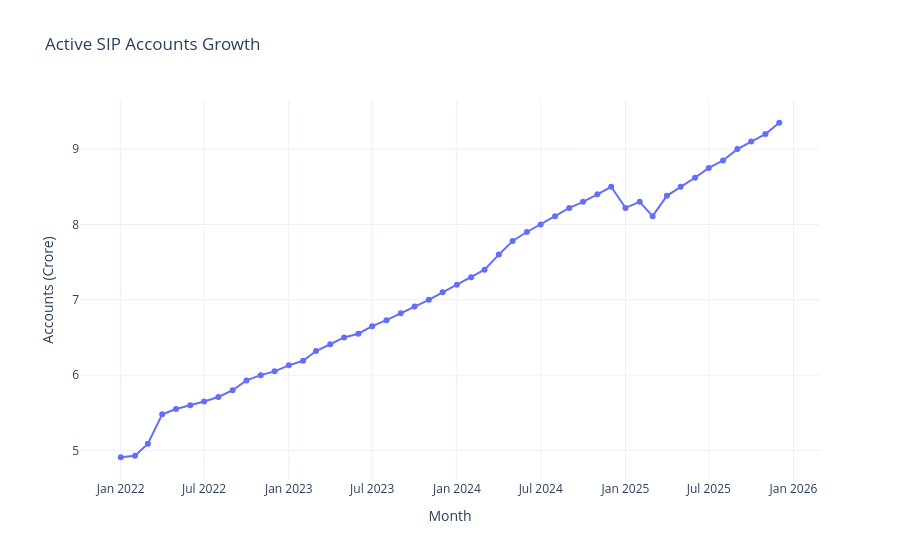

Notebook code for this chart:
### Code cell
fig = px.line(
    sip_df,
    x="month",
    y="active_sip_accounts_crore",
    markers=True,
    title="Active SIP Accounts Growth"
)

fig.update_layout(
    xaxis_title="Month",
    yaxis_title="Accounts (Crore)",
    template="plotly_white"
)

fig.show()
